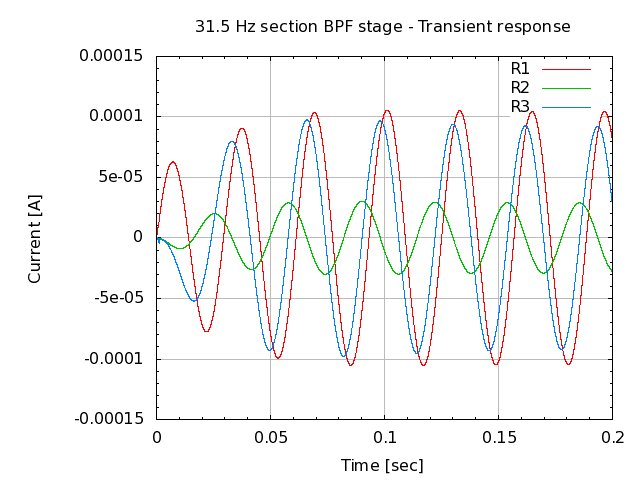

Reproduce this figure in gnuplot.
# setup terminal
set term png

# setup graph
set output "26.006.00.02.03.png"
set title "31.5 Hz section BPF stage - Transient response"

# setup Y-axis
# set yrange [-15:15]
set grid ytics lt 1 lw 1 lc rgb "#bbbbbb"
set mytics
set ylabel "Current [A]"

# setup X-axis
set grid xtics lt 1 lw 1 lc rgb "#bbbbbb"
set mxtics
set xlabel "Time [sec]"

# setup plot style
set style data lines
plot '26.006.00.02.03.dat' using 1:2 title "R1", \
     '26.006.00.02.03.dat' using 1:3 title "R2", \
     '26.006.00.02.03.dat' using 1:4 title "R3"

# set output back to default
set output

# reset terminal type
set terminal pop
